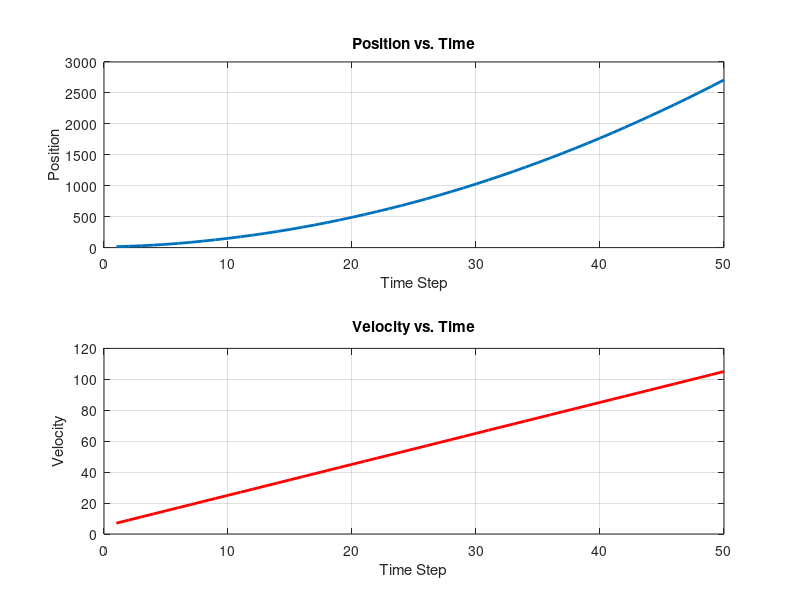

The MATLAB script that drew this image:
% Real-life system simulation

% Initial conditions
position = 10;
velocity = 5;
std = [0.5, 0.01]; % Standard deviation for position and velocity noise

% Create single particle
p = [position, velocity];

dt = 1;
num_steps = 50; % Define the number of simulation steps
a = 2; % Example acceleration value

% Storage for plotting
positions = zeros(num_steps, 1);
velocities = zeros(num_steps, 1);
time = 1:num_steps;

for t = 1:num_steps
    A = [1, dt; 0, 1];       % State transition matrix
    B = [0; a * dt];         % Control input matrix (column vector)
    
    % Generate noise for both position and velocity
    real_noise = std .* randn(1, 2); % Ensures noise is 1×2, matching p

    % Update state
    p = (A * p' + B)' + real_noise;
    
    % Store values for plotting
    positions(t) = p(1);
    velocities(t) = p(2);
end

save('positions.mat', 'positions'); 
save('velocities.mat', "velocities")

% Plot results
figure;

subplot(2,1,1); % First subplot: Position over time
plot(time, positions, '-', 'LineWidth', 2);
xlabel('Time Step');
ylabel('Position');
title('Position vs. Time');
grid on;

subplot(2,1,2); % Second subplot: Velocity over time
plot(time, velocities, '-', 'LineWidth', 2, 'Color', 'r');
xlabel('Time Step');
ylabel('Velocity');
title('Velocity vs. Time');
grid on;